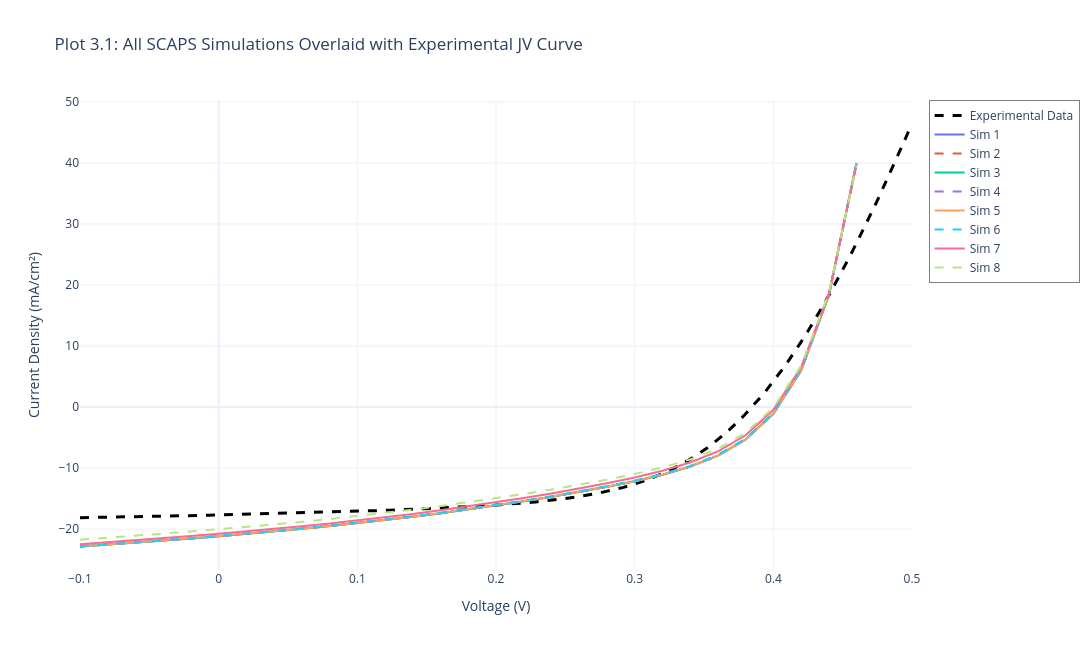

Here is the notebook cell this chart was saved with:
### Markdown cell above
## Section 3.1: Overlay Comparison - All Simulations vs Experimental Data

### Overview
This section provides a comprehensive visual comparison by overlaying all SCAPS simulation J-V curves on the same plot as the experimental data. This overlay approach allows for:

- **Direct shape comparison**: Visually assess which simulations best match the experimental curve shape
- **Parameter range assessment**: Understand the spread of voltages, currents, and fill factors across all simulations
- **Quality of model fit**: Quickly identify if any simulations closely track the experimental behavior across the full J-V range
- **Anomaly detection**: Spot simulations that deviate significantly from the general trend

This visualization complements the parameter-based matching in the following section and provides intuitive insight into device behavior.

### Code cell
# ------------------ PLOT 3.1: ALL SIMULATIONS + EXPERIMENTAL OVERLAY ------------------
fig_overlay = go.Figure()

# Add experimental data first (so it appears at the back)
fig_overlay.add_trace(go.Scatter(
    x=exp_data['v(V)'], 
    y=exp_data['jtot(mA/cm2)'], 
    mode='lines', 
    name='Experimental Data', 
    line=dict(color='black', width=3, dash='dash'),
    hovertemplate='<b>Experimental</b><br>V: %{x:.3f} V<br>J: %{y:.2f} mA/cm²<extra></extra>'
))

# Add all SCAPS simulations
colors = []
import plotly.express as px
color_palette = px.colors.qualitative.Plotly
for i, d in enumerate(scaps_data):
    # Filter to experimental maximum limits
    mask = (d['v(V)'] <= EXP_V_MAX) & (d['jtot(mA/cm2)'] <= EXP_J_MAX)
    v_filtered = d['v(V)'][mask]
    j_filtered = d['jtot(mA/cm2)'][mask]
    
    # Hover information
    hover_text = f"<b>{d['label']}</b><br>Voc: {d['Voc']:.3f} V<br>Jsc: {d['Jsc']:.2f} mA/cm²<br>FF: {d['FF']:.1f} %<br>η: {d['eta']:.2f} %"
    
    # Alternate between solid and dash line styles for better visibility
    line_dash = 'solid' if i % 2 == 0 else 'dash'
    line_color = color_palette[i % len(color_palette)]
    
    fig_overlay.add_trace(go.Scatter(
        x=v_filtered, 
        y=j_filtered, 
        mode='lines', 
        name=f"Sim {i+1}",
        line=dict(color=line_color, width=2, dash=line_dash),
        hovertemplate=hover_text + '<extra></extra>'
    ))

fig_overlay.update_layout(
    title='Plot 3.1: All SCAPS Simulations Overlaid with Experimental JV Curve',
    xaxis_title='Voltage (V)',
    yaxis_title='Current Density (mA/cm²)',
    hovermode='closest',
    template='plotly_white',
    width=1100,
    height=650,
    legend=dict(
        x=1.02,
        y=1,
        xanchor='left',
        yanchor='top',
        bgcolor='rgba(255, 255, 255, 0.7)',
        bordercolor='gray',
        borderwidth=1
    )
)
fig_overlay.show()

print(f"\n✅ Overlay plot created with {len(scaps_data)} simulations + 1 experimental curve")
print(f"   Experimental range: V ∈ [{exp_data['v(V)'].min():.3f}, {exp_data['v(V)'].max():.3f}] V")
print(f"                       J ∈ [{exp_data['jtot(mA/cm2)'].min():.2f}, {exp_data['jtot(mA/cm2)'].max():.2f}] mA/cm²")

### Figure 1 — Plotly figure (JSON) as saved in the notebook; plotly's stock layout.template omitted (floating-point values rounded to 4 significant figures; data arrays with more than 128 entries replaced by an {"elided": "..."} marker saying what was removed)
{"data": [{"hovertemplate": "<b>Experimental</b><br>V: %{x:.3f} V<br>J: %{y:.2f} mA/cm²<extra></extra>", "line": {"color": "black", "dash": "dash", "width": 3}, "mode": "lines", "name": "Experimental Data", "type": "scatter", "x": {"elided": "200 float values"}, "y": {"elided": "200 float values"}}, {"hovertemplate": "<b>CdS (L2)>>defect 1>>total defect density [1/cm³]: 10000000000000</b><br>Voc: 0.404 V<br>Jsc: 21.14 mA/cm²<br>FF: 42.9 %<br>η: 3.66 %<extra></extra>", "line": {"color": "#636EFA", "dash": "solid", "width": 2}, "mode": "lines", "name": "Sim 1", "type": "scatter", "x": [-0.1, -0.08, -0.06, -0.04, -0.02, 0.0, 0.02, 0.04, 0.06, 0.08, 0.1, 0.12, 0.14, 0.16, 0.18, 0.2, 0.22, 0.24, 0.26, 0.28, 0.3, 0.32, 0.34, 0.36, 0.38, 0.4, 0.42, 0.44, 0.46], "y": [-22.84, -22.53, -22.2, -21.86, -21.51, -21.14, -20.76, -20.36, -19.93, -19.48, -19.01, -18.5, -17.96, -17.38, -16.76, -16.11, -15.41, -14.68, -13.9, -13.07, -12.14, -11.08, -9.752, -7.959, -5.31, -1.089, 5.998, 18.29, 40.0]}, {"hovertemplate": "<b>CdS (L2)>>defect 1>>total defect density [1/cm³]: 100000000000000</b><br>Voc: 0.404 V<br>Jsc: 21.14 mA/cm²<br>FF: 42.9 %<br>η: 3.66 %<extra></extra>", "line": {"color": "#EF553B", "dash": "dash", "width": 2}, "mode": "lines", "name": "Sim 2", "type": "scatter", "x": [-0.1, -0.08, -0.06, -0.04, -0.02, 0.0, 0.02, 0.04, 0.06, 0.08, 0.1, 0.12, 0.14, 0.16, 0.18, 0.2, 0.22, 0.24, 0.26, 0.28, 0.3, 0.32, 0.34, 0.36, 0.38, 0.4, 0.42, 0.44, 0.46], "y": [-22.84, -22.53, -22.2, -21.86, -21.51, -21.14, -20.76, -20.36, -19.93, -19.48, -19.01, -18.5, -17.96, -17.38, -16.76, -16.11, -15.41, -14.68, -13.9, -13.07, -12.14, -11.08, -9.752, -7.959, -5.31, -1.089, 5.998, 18.29, 40.0]}, {"hovertemplate": "<b>CdS (L2)>>defect 1>>total defect density [1/cm³]: 1000000000000000</b><br>Voc: 0.404 V<br>Jsc: 21.14 mA/cm²<br>FF: 42.9 %<br>η: 3.66 %<extra></extra>", "line": {"color": "#00CC96", "dash": "solid", "width": 2}, "mode": "lines", "name": "Sim 3", "type": "scatter", "x": [-0.1, -0.08, -0.06, -0.04, -0.02, 0.0, 0.02, 0.04, 0.06, 0.08, 0.1, 0.12, 0.14, 0.16, 0.18, 0.2, 0.22, 0.24, 0.26, 0.28, 0.3, 0.32, 0.34, 0.36, 0.38, 0.4, 0.42, 0.44, 0.46], "y": [-22.84, -22.53, -22.2, -21.86, -21.51, -21.14, -20.76, -20.36, -19.93, -19.48, -19.01, -18.5, -17.96, -17.38, -16.76, -16.11, -15.41, -14.68, -13.9, -13.07, -12.14, -11.08, -9.752, -7.959, -5.309, -1.089, 5.999, 18.29, 40.0]}, {"hovertemplate": "<b>CdS (L2)>>defect 1>>total defect density [1/cm³]: 10000000000000000</b><br>Voc: 0.404 V<br>Jsc: 21.14 mA/cm²<br>FF: 42.9 %<br>η: 3.66 %<extra></extra>", "line": {"color": "#AB63FA", "dash": "dash", "width": 2}, "mode": "lines", "name": "Sim 4", "type": "scatter", "x": [-0.1, -0.08, -0.06, -0.04, -0.02, 0.0, 0.02, 0.04, 0.06, 0.08, 0.1, 0.12, 0.14, 0.16, 0.18, 0.2, 0.22, 0.24, 0.26, 0.28, 0.3, 0.32, 0.34, 0.36, 0.38, 0.4, 0.42, 0.44, 0.46], "y": [-22.84, -22.53, -22.2, -21.86, -21.51, -21.14, -20.76, -20.36, -19.93, -19.48, -19.01, -18.5, -17.95, -17.38, -16.76, -16.11, -15.41, -14.68, -13.9, -13.07, -12.14, -11.08, -9.75, -7.958, -5.308, -1.088, 6.0, 18.3, 40.0]}, {"hovertemplate": "<b>CdS (L2)>>defect 1>>total defect density [1/cm³]: 100000000000000000</b><br>Voc: 0.404 V<br>Jsc: 21.14 mA/cm²<br>FF: 42.9 %<br>η: 3.66 %<extra></extra>", "line": {"color": "#FFA15A", "dash": "solid", "width": 2}, "mode": "lines", "name": "Sim 5", "type": "scatter", "x": [-0.1, -0.08, -0.06, -0.04, -0.02, 0.0, 0.02, 0.04, 0.06, 0.08, 0.1, 0.12, 0.14, 0.16, 0.18, 0.2, 0.22, 0.24, 0.26, 0.28, 0.3, 0.32, 0.34, 0.36, 0.38, 0.4, 0.42, 0.44, 0.46], "y": [-22.84, -22.52, -22.2, -21.86, -21.51, -21.14, -20.76, -20.35, -19.93, -19.48, -19.0, -18.49, -17.95, -17.37, -16.75, -16.1, -15.41, -14.67, -13.9, -13.06, -12.13, -11.06, -9.738, -7.944, -5.293, -1.072, 6.014, 18.3, 39.99]}, {"hovertemplate": "<b>CdS (L2)>>defect 1>>total defect density [1/cm³]: 1000000000000000000</b><br>Voc: 0.403 V<br>Jsc: 21.10 mA/cm²<br>FF: 42.7 %<br>η: 3.63 %<extra></extra>", "line": {"color": "#19D3F3", "dash": "dash", "width": 2}, "mode": "lines", "name": "Sim 6", "type": "scatter", "x": [-0.1, -0.08, -0.06, -0.04, -0.02, 0.0, 0.02, 0.04, 0.06, 0.08, 0.1, 0.12, 0.14, 0.16, 0.18, 0.2, 0.22, 0.24, 0.26, 0.28, 0.3, 0.32, 0.34, 0.36, 0.38, 0.4, 0.42, 0.44, 0.46], "y": [-22.8, -22.48, -22.16, -21.82, -21.46, -21.1, -20.71, -20.31, -19.88, -19.43, -18.95, -18.44, -17.9, -17.31, -16.69, -16.04, -15.34, -14.6, -13.82, -12.97, -12.04, -10.96, -9.628, -7.824, -5.165, -0.9421, 6.129, 18.36, 39.91]}, {"hovertemplate": "<b>CdS (L2)>>defect 1>>total defect density [1/cm³]: 10000000000000000000</b><br>Voc: 0.402 V<br>Jsc: 20.76 mA/cm²<br>FF: 41.9 %<br>η: 3.50 %<extra></extra>", "line": {"color": "#FF6692", "dash": "solid", "width": 2}, "mode": "lines", "name": "Sim 7", "type": "scatter", "x": [-0.1, -0.08, -0.06, -0.04, -0.02, 0.0, 0.02, 0.04, 0.06, 0.08, 0.1, 0.12, 0.14, 0.16, 0.18, 0.2, 0.22, 0.24, 0.26, 0.28, 0.3, 0.32, 0.34, 0.36, 0.38, 0.4, 0.42, 0.44, 0.46], "y": [-22.49, -22.17, -21.84, -21.5, -21.14, -20.76, -20.37, -19.96, -19.53, -19.07, -18.59, -18.07, -17.51, -16.92, -16.29, -15.62, -14.9, -14.15, -13.35, -12.48, -11.53, -10.43, -9.079, -7.268, -4.619, -0.439, 6.53, 18.55, 39.7]}, {"hovertemplate": "<b>CdS (L2)>>defect 1>>total defect density [1/cm³]: 100000000000000000000</b><br>Voc: 0.400 V<br>Jsc: 20.02 mA/cm²<br>FF: 41.5 %<br>η: 3.33 %<extra></extra>", "line": {"color": "#B6E880", "dash": "dash", "width": 2}, "mode": "lines", "name": "Sim 8", "type": "scatter", "x": [-0.1, -0.08, -0.06, -0.04, -0.02, 0.0, 0.02, 0.04, 0.06, 0.08, 0.1, 0.12, 0.14, 0.16, 0.18, 0.2, 0.22, 0.24, 0.26, 0.28, 0.3, 0.32, 0.34, 0.36, 0.38, 0.4, 0.42, 0.44, 0.46], "y": [-21.73, -21.41, -21.09, -20.74, -20.39, -20.02, -19.63, -19.23, -18.8, -18.34, -17.86, -17.35, -16.8, -16.22, -15.6, -14.94, -14.24, -13.51, -12.72, -11.88, -10.96, -9.892, -8.578, -6.812, -4.22, -0.1135, 6.757, 18.65, 39.61]}], "layout": {"height": 650, "hovermode": "closest", "legend": {"bgcolor": "rgba(255, 255, 255, 0.7)", "bordercolor": "gray", "borderwidth": 1, "x": 1.02, "xanchor": "left", "y": 1, "yanchor": "top"}, "title": {"text": "Plot 3.1: All SCAPS Simulations Overlaid with Experimental JV Curve"}, "width": 1100, "xaxis": {"title": {"text": "Voltage (V)"}}, "yaxis": {"title": {"text": "Current Density (mA/cm²)"}}}}
